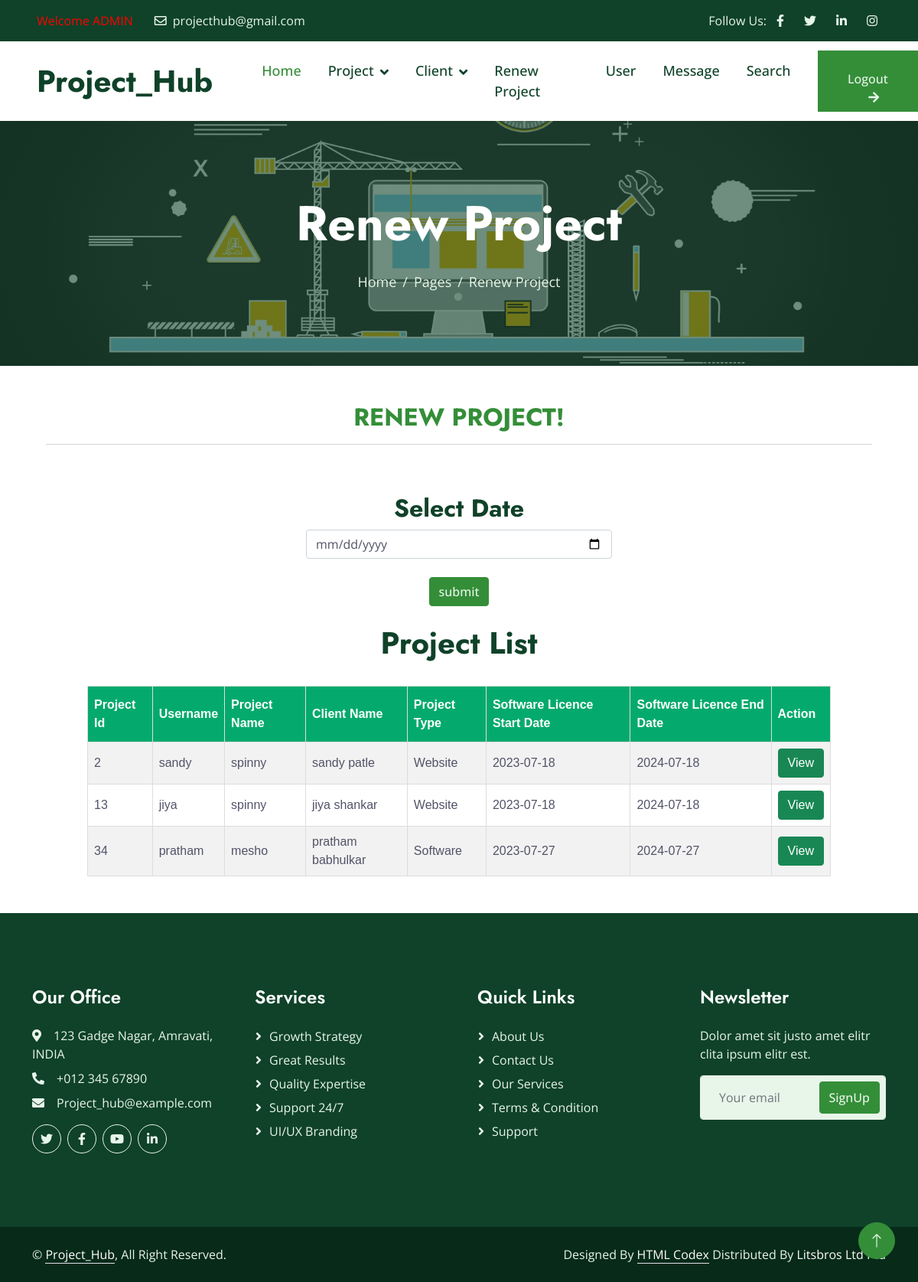
/adminrenew-project, run on the app's committed database.
### homepage/models.py (models this page shows)
class Project(models.Model):
    project_username = models.CharField(max_length=200)
    project_id = models.IntegerField(default=1, primary_key=True)
    project_name = models.CharField(max_length=200)
    project_clientname = models.CharField(max_length=200)
    project_technology = models.CharField(max_length=200)
    project_team = models.CharField(max_length=200)
    project_info = models.CharField(max_length=500)
    project_type = models.CharField(max_length=100)
    project_image = models.ImageField()
    project_link = models.CharField(max_length=200)
    project_startdate = models.CharField(max_length=100)
    project_enddate = models.CharField(max_length=200)
    project_validity = models.CharField(max_length=200)
    project_dcost = models.IntegerField(default=1)
    project_rcost = models.IntegerField(default=1)

### homepage/views.py (the view)
# urls.py: path('adminrenew-project', views.adminrenew_project, name='Admin Renew Project'),
def adminrenew_project(request):
        if request.method == 'POST':
            m = request.POST.get('txtdatestart')
            print(m)
            x = Project.objects.filter(project_enddate=m)
        else:
            x = Project.objects.all()  # Fetch all projects from the database
        return render(request, 'adminrenewproject.html', {'projectlist': x})

### templates/adminrenewproject.html (shortened to what this page needs)
{% include "header.html" %}
{% include "adminnavbar.html" %}
    <div class="container-fluid page-header py-5 mb-5 wow fadeIn" data-wow-delay="0.1s">
        <div class="container text-center py-5">
            <h1 class="display-3 text-white mb-4 animated slideInDown">Renew Project </h1>
            <nav aria-label="breadcrumb animated slideInDown">
                <ol class="breadcrumb justify-content-center mb-0">
                    <li class="breadcrumb-item"><a href="#">Home</a></li>
                    <li class="breadcrumb-item"><a href="#">Pages</a></li>
                    <li class="breadcrumb-item active" aria-current="page"> Renew Project</li>
                </ol>
            </nav>
        </div>
    </div>
		<center>
		<div style="width:90%">
            <h2 class="title">
							<center><a href="#"> RENEW PROJECT!</a></center>
							</h2>
							<hr color="Orange">
            <br>
            <br>
             <center>
                <h2> Select Date </h2>
                 <div style="width:400px;">
             <form method="POST" action="adminrenew-project">
                 <td><input type="date" class="form-control" name="txtdatestart"></td>
                     <br>
                     <input type="Submit" name="submit" value="submit"  class="btn btn-primary">
                    <br><br>
                 </div>
                  <center>
                <h1> Project List </h1>
                <br>
            <table id="customers">
              <tr>
                  <th>Project Id</th>
                  <th>Username</th>
                <th>Project Name</th>
                <th>Client Name</th>
                <th>Project Type</th>
                <th>Software Licence Start Date</th>
                <th>Software Licence End Date</th>
                <th>Action</th>
              </tr>
                {% for n in projectlist %}
              <tr>
                <td>{{n.project_id}}</td>
                  <td>{{n.project_username}}</td>
                <td>{{n.project_name}}</td>
                <td>{{n.project_clientname}}</td>
                <td>{{n.project_type}}</td>
                <td>{{n.project_startdate}}</td>
                <td>{{n.project_enddate}}</td>
                <td><a href="/project-singlerecord/{{n.project_id}}/" class="btn btn-success"> View </a> </td>
              </tr>
               {% endfor %}
            </table>
             </center>
		 </div>
		</center>
{% include "footer.html" %}

### static/css/style.css (style rules this page uses)
:root { --primary: #348E38; --secondary: #525368; --light: #E8F5E9; --dark: #0F4229; }
h1, .h1, h2, .h2, .fw-bold { font-weight: 700 !important; }
.btn { transition: .5s; font-weight: 500; }
.btn-primary, .btn-outline-primary:hover { color: var(--light); }
.page-header { background: linear-gradient(rgba(15, 66, 41, .6), rgba(15, 66, 41, .6)), url(../img/carousel-3.jpg) center center no-repeat; background-size: cover; }
.page-header .breadcrumb-item+.breadcrumb-item::before { color: var(--light); }
.page-header .breadcrumb-item, .page-header .breadcrumb-item a { font-size: 18px; color: var(--light); }

### templates/adminrenewproject.html (style rules this page uses)
#customers { font-family: Arial, Helvetica, sans-serif; border-collapse: collapse; width: 90%; }
#customers td, #customers th { border: 1px solid #ddd; padding: 8px; }
#customers tr:nth-child(even) { background-color: #f2f2f2; }
#customers th { padding-top: 12px; padding-bottom: 12px; text-align: left; background-color: #04AA6D; color: white; }

### data on the page
Project: project_id "2", project_username "sandy", project_name "spinny", project_clientname "sandy patle", project_type "Website", project_startdate "2023-07-18", project_enddate "2024-07-18"
Project: project_id "13", project_username "jiya", project_name "spinny", project_clientname "jiya shankar", project_type "Website", project_startdate "2023-07-18", project_enddate "2024-07-18"
Project: project_id "34", project_username "pratham", project_name "mesho", project_clientname "pratham babhulkar", project_type "Software", project_startdate "2023-07-27", project_enddate "2024-07-27"
